Frame 1 (no input): blank canvas, image omitted
Frame 60 (the mouse pressed at the canvas centre just before this capture): blank canvas, image omitted
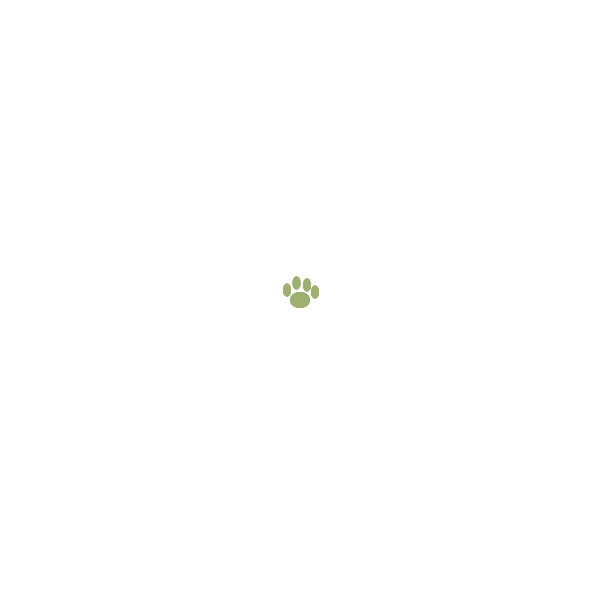
Frame 120 (the mouse held since frame 60 and released just before this capture)

The Processing sketch whose frames 1 and 60 were blank and that drew this single picture after the mouse press (run headless with seeded random() and noise(); from frame 60 on, the mouse is pressed at the canvas centre):

// Processing sketch: processing_95816
// ── processing_95816.pde

void setup() {
    size(600, 600); 
    noStroke();
    background(255, 100);
    smooth();
    frameRate(27);
}

void draw() {
    // draw brush from perspective of mouse:
    translate(mouseX, mouseY); 

    fill(#47433b);

    // draw individual blobs of paint:
    if (mousePressed) {
       footprints();
    }
    fill(255, 15);
    rect(-mouseX, -mouseY, width, height);
}

void footprints() {
    pushMatrix();
  //  translate(random(-5, 5), random(-5, 5));
    fill(random(0, 255), random(0, 255), random(0, 255), random(80, 100));
    ellipse(0, 0, 20, 16);
    ellipse(-13, -10, 8, 13);
    ellipse(-3.5, -17, 8, 13);
    ellipse(7, -15, 8, 13);
    ellipse(15, -8, 8, 13);
    popMatrix();
}
